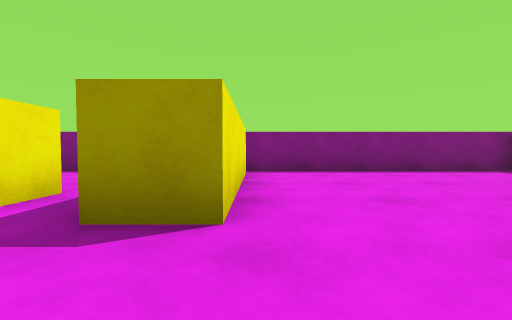
[1] (above)

13 first-person views from a walk through a Unity game level. The camera is 0.51 m above the floor, tilts 2° down and sees 90° across. The floor is counted in squares, 1 m on a side. Each view is taken from the middle of a square. On the plan, view 1 faces up. The plan holds only what a view shows up to about 9 squares ahead; the rest is blank. The player character is not drawn.

[2]
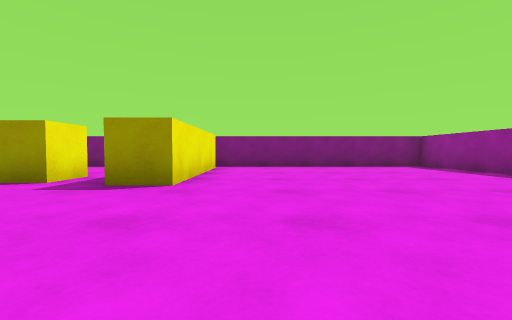

[3]
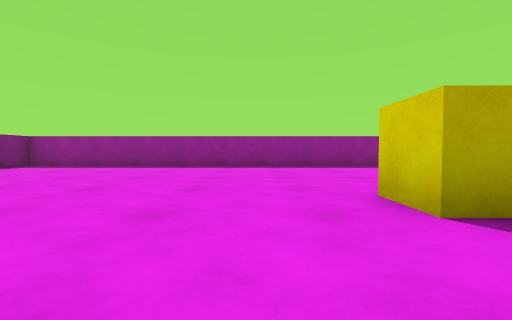

[4]
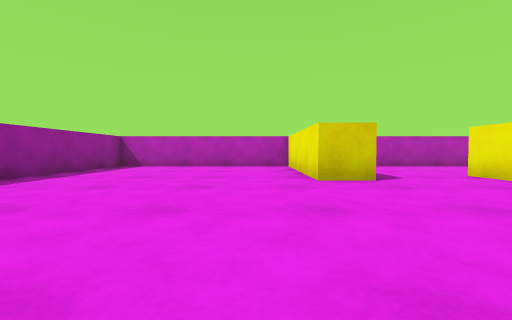

[5]
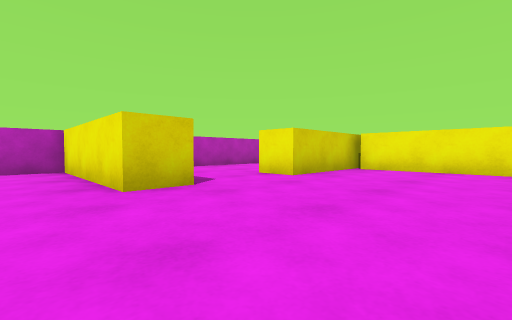

[6]
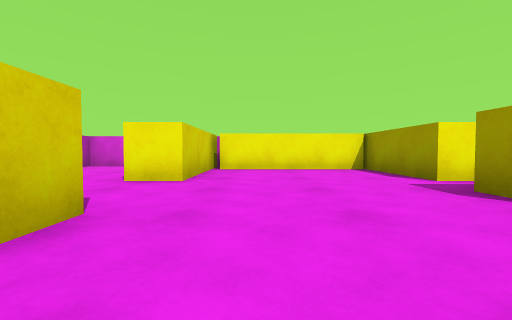

[7]
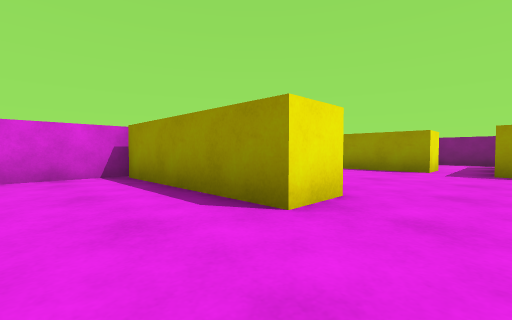

[8]
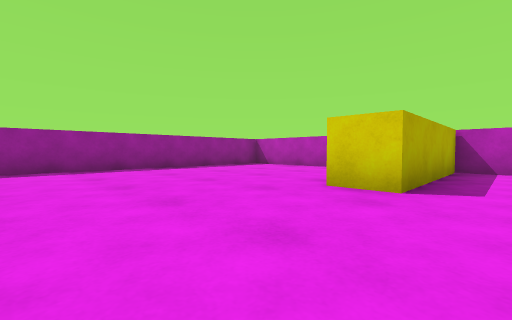

[9]
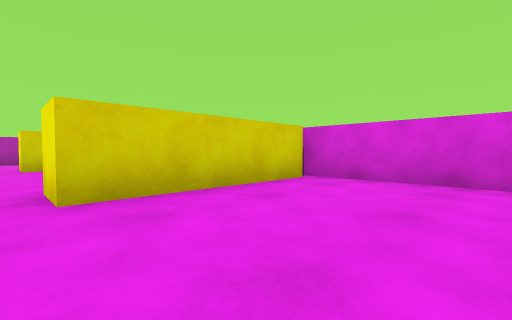

[10]
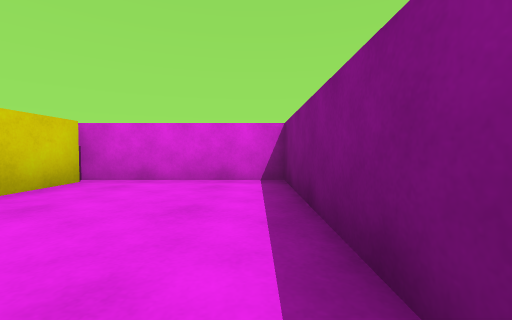

[11]
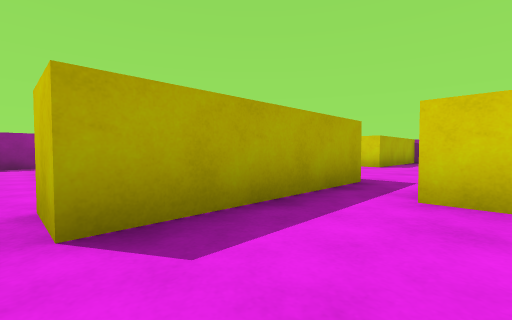

[12]
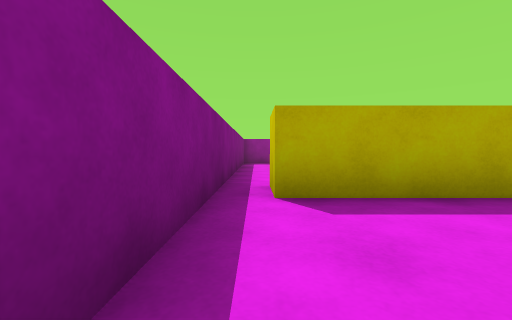

[13]
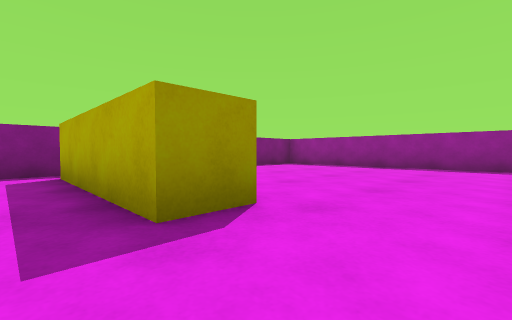

### Floor plan
Points are (right, up) in squares from view 1. A wall is a line through its corners. A room is listed if a view was taken in it or the views show most of it. See-through windows are left out.
Room 1 (views 1, 2, 3, 4, 5, 6, 8, 13)
walls: (-0.1, -2.4) (0.9, -2.4) (0.9, -6.5) (6.5, -6.5) (6.5, 6.5) (-1, 6.5); (-2.4, 2.1) (-5.2, 2.1) (-5.2, -2.1); (-1.2, 5.8) (-0.2, 5.8) (-0.2, 1.8) (-1.2, 1.8); (-5.9, -2.4) (-2.2, -2.4)
ways out: opening at (-1.5, -3) to room 2; opening at (-2, 2.5) to room 3; gap at (-1, 6) to room 3
Room 2 (view 7)
walls: (-2.4, -2.1) (-2.4, -3.2) (-6.2, -3.2); (-6.5, -2.1) (-6.5, -6.5) (-0.1, -6.5) (-0.1, -2.4)
ways out: opening at (-1.5, -3) to room 1
Room 3 (views 9, 10, 11, 12)
walls: (-1, 6.5) (-6.5, 6.5) (-6.5, 3.1) (-2.4, 3.1) (-2.4, 2.1); (-1.2, 1.8) (-1.2, 5.8)
ways out: opening at (-2, 2.5) to room 1; gap at (-1, 6) to room 1

Positions as (right, up) in squares from view 1, and headings:
1: (0, 0), facing up
2: (1, -2), facing up
3: (-2, -1), facing right
4: (2, 2), facing down
5: (2, 1), facing down-left
6: (2, -1), facing left
7: (-1, -5), facing up-left
8: (-1, 1), facing down-right
9: (-2, 6), facing down-left
10: (-2, 6), facing left
11: (-3, 6), facing down-right
12: (-4, 6), facing right
13: (-2, 0), facing up-right
